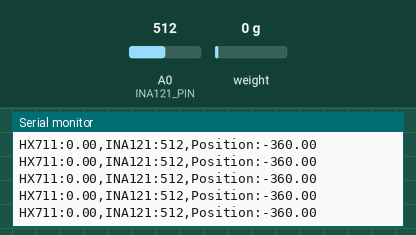
This sketch was run on a simulated Arduino Uno, built with avr-gcc and run on an emulated ATmega328P. On the bench: the last lines printed to the serial monitor. The test bench sets the inputs (shaded band); at power-on: weight on the scale 0 g, A0 (INA121_PIN) = 512.

Above: at 5.7 s.
5.8 s: weight on the scale set to 100 g
At 5.88 s:
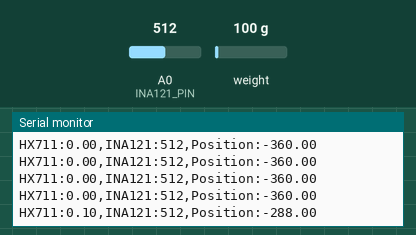
7.3 s: A0 (INA121_PIN) set to 716
At 7.3 s:
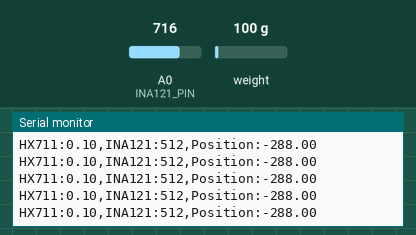
8.8 s: weight on the scale set to 1250 g
At 8.83 s:
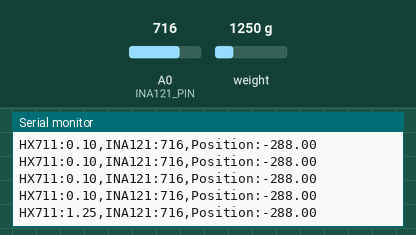
10.3 s: A0 (INA121_PIN) set to 900
At 10.36 s:
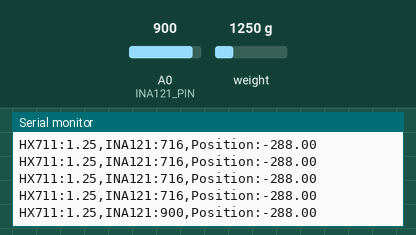
Timing chart, 0 to 12.8 s (numbered marks = the images above; inputs shaded):
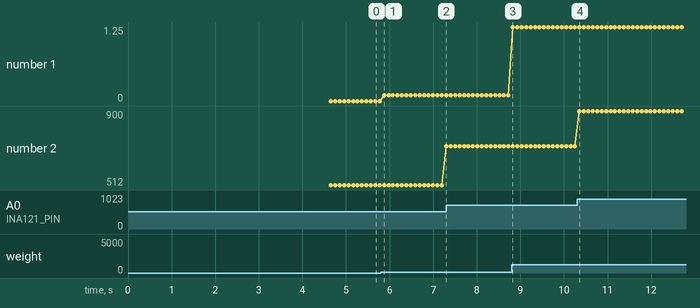

The sketch:

both_strain_gauge.ino
```cpp
#include "HX711.h"

// HX711 pins
const int LOADCELL_DOUT_PIN = 2;
const int LOADCELL_SCK_PIN = 3;

// INA121 pin
const int INA121_PIN = A0;
;
HX711 scale;

const int SAMPLES = 5;          // Reduced for faster updates
const long TIMEOUT = 100;       // Reduced timeout
const int UPDATE_INTERVAL = 50; // Update every 50ms

float calibration_factor = 7000; // Adjustable
float rest_reading_hx711 = 0;
int rest_reading_INA121 = 0;

// Tare interval
const unsigned long TARE_INTERVAL = 60000; // Tare every 60 seconds
unsigned long lastTareTime = 0;
unsigned long lastUpdateTime = 0;

void setup() {
  Serial.begin(115200);

  // HX711 setup
  scale.begin(LOADCELL_DOUT_PIN, LOADCELL_SCK_PIN);

  if (scale.wait_ready_timeout(TIMEOUT)) {
    Serial.println("Keep in rest position...");
    scale.set_scale(calibration_factor);
    scale.tare();
    delay(3000);
    rest_reading_hx711 = scale.get_units(SAMPLES);
    rest_reading_INA121 = getAverageReadingINA121();

    Serial.println("Calibration complete. Start swinging the object.");

  } else {
    Serial.println("HX711 not found. Check wiring!");
    while (1);
  }

  // INA121 setup
  analogReference(DEFAULT);

  lastTareTime = millis();
  lastUpdateTime = millis();
}

void loop() {
  unsigned long currentTime = millis();

  // Periodic tare
  if (currentTime - lastTareTime > TARE_INTERVAL) {
    scale.tare();
    lastTareTime = currentTime;
    Serial.println("Tare performed");
  }

  // Update readings
  if (currentTime - lastUpdateTime >= UPDATE_INTERVAL) {
    lastUpdateTime = currentTime;

    if (scale.is_ready()) {
      float reading_hx711 = scale.get_units(1);    // Single reading for speed
      int reading_INA121 = analogRead(INA121_PIN); // Single reading for speed

      float position = calculatePosition(reading_hx711, reading_INA121);

      Serial.print("HX711:");
      Serial.print(reading_hx711);
      Serial.print(",INA121:");
      Serial.print(reading_INA121);
      Serial.print(",Position:");
      Serial.println(position);
    }
  }
}

int getAverageReadingINA121() {
  long sum = 0;
  for (int i = 0; i < SAMPLES; i++) {
    sum += analogRead(INA121_PIN);
  }
  return sum / SAMPLES;
}

float calculatePosition(float hx711_reading, int INA121_reading) {
  // Normalize readings
  float norm_hx711 = normalizeHX711(hx711_reading);
  float norm_INA121 = normalizeINA121(INA121_reading);

  // Calibrate
  float pos_hx711 = map(norm_hx711, -1, 1, -90, 90);
  float pos_INA121 = map(norm_INA121, -1, 1, -90, 90);

  // Combine reading
  return (pos_hx711*0.8 + pos_INA121*0.2);
}

float normalizeHX711(float reading) {
  const float HX711_MIN = 50;
  const float HX711_MAX = 75;
  return (reading - HX711_MIN) / (HX711_MAX - HX711_MIN) * 2 - 1;
}

float normalizeINA121(int reading) {
  const int INA121_MIN = 0;
  const int INA121_MAX = 1023; // 10-bit ADC
  return (float)(reading - INA121_MIN) / (INA121_MAX - INA121_MIN) * 2 - 1;
}
```

Measured:
- after the input at 5.8 s, the serial monitor: prints a new line after 0.07 s (image 1)
- after the input at 8.8 s, the serial monitor: prints a new line at once (image 3)
- after the input at 10.3 s, the serial monitor: prints a new line after 0.06 s (image 4)
- plotted number 1: 0 → 0.1 after the input at 5.8 s, 0.1 → 1.25 after the input at 8.8 s
- plotted number 2: 512 → 716 after the input at 7.3 s, 716 → 900 after the input at 10.3 s
